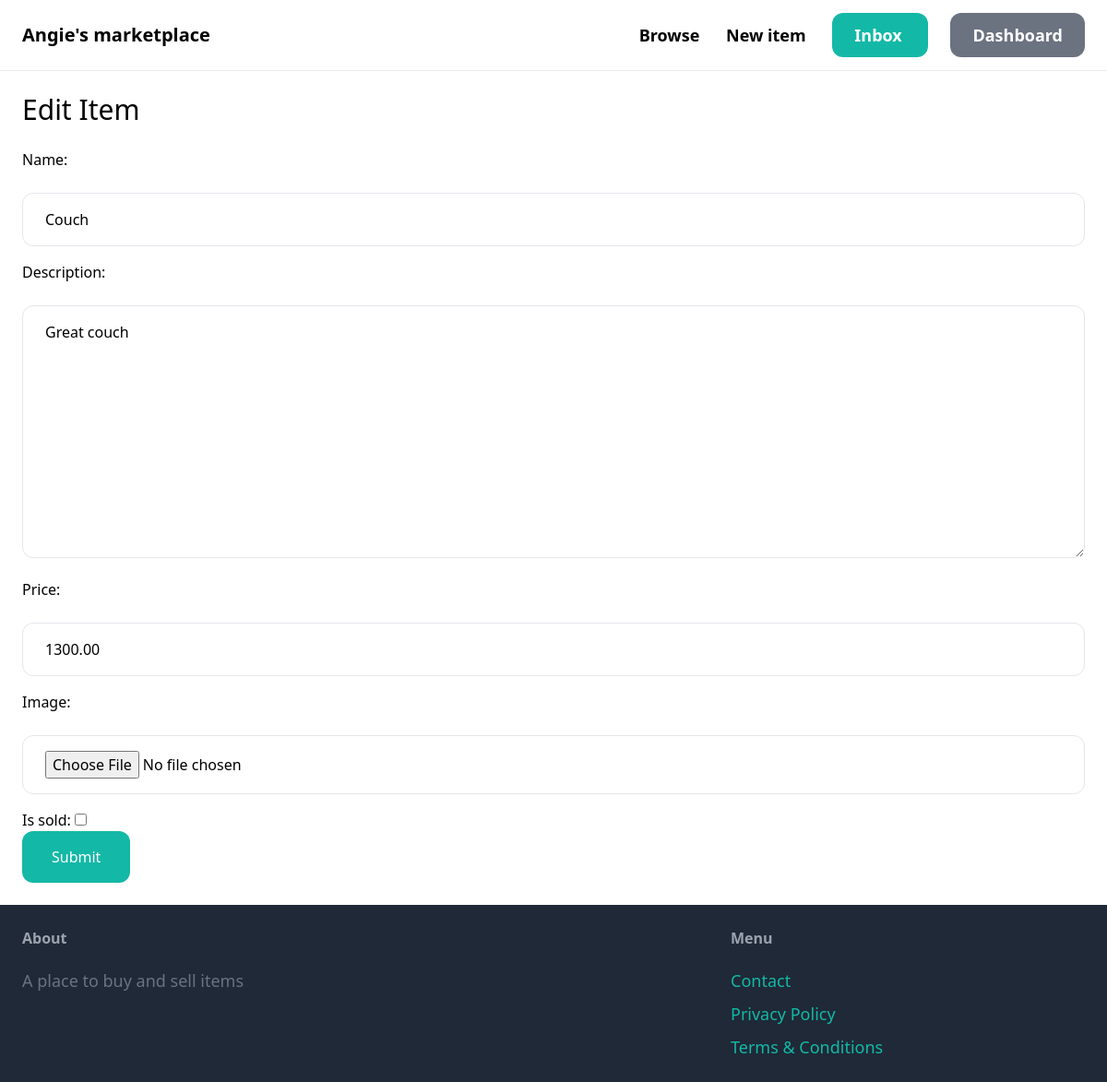
Screenshot of /items/4/edit/ (signed in) with the database file from the repository.
### item/models.py (models this page shows, shortened)
class Item(models.Model):
    name = models.CharField(max_length=255)
    description = models.TextField(blank=True, null=True)
    price = models.DecimalField(max_digits=8, decimal_places=2)
    is_sold = models.BooleanField(default=False)
    image = models.ImageField(upload_to='item_images', blank=True, null=True)
    created_by = models.ForeignKey(User, on_delete=models.CASCADE)
    created_at = models.DateTimeField(auto_now_add=True)
    category = models.ForeignKey(Category, related_name='items', on_delete=models.CASCADE)
    class Meta:
        ordering = ['name']

### item/views.py (the view)
# urls.py: path('<int:pk>/edit/', views.edit, name='edit'),
@login_required
def edit(request, pk):
    item = get_object_or_404(Item, pk=pk, created_by=request.user)
    if request.method == 'POST':
        form = EditItemForm(request.POST, request.FILES, instance=item)
        if form.is_valid():
            form.save()
            return redirect('item:detail', pk=item.id)
    else:
        form = EditItemForm(instance=item)
    return render(request, 'item/form.html', {
        'form': form,
        'title': 'Edit Item',
        })

### item/forms.py
class EditItemForm(forms.ModelForm):
    class Meta:
        model = Item
        fields = ('name', 'description', 'price', 'image', 'is_sold')
        widgets = {
            'name': forms.TextInput(attrs={
                'class': INPUT_CLASSES
            }),
            'description': forms.Textarea(attrs={
                'class': INPUT_CLASSES
            }),
            'price': forms.NumberInput(attrs={
                'class': INPUT_CLASSES
            }),
            'image': forms.FileInput(attrs={
                'class': INPUT_CLASSES
            }),
        }

### item/templates/item/form.html (shortened to what this page needs)
{% extends 'core/base.html' %}
{% block content %}
    <h1 class="mb-6 text-3xl">{{ title }}</h1>
    <form method="post" action="." enctype="multipart/form-data">
        <div class="space-y-4">
          {{ form.as_p }}
        </div>
      <button class="bg-teal-500 hover:bg-teal-700 text-white py-4 px-8 rounded-xl">
        Submit
      </button>
    </form>
{% endblock %}

### rows the page displays
Item: name "Couch", description "Great couch", price "1300.00"

### other values shown
{{ title }} "Edit Item"
